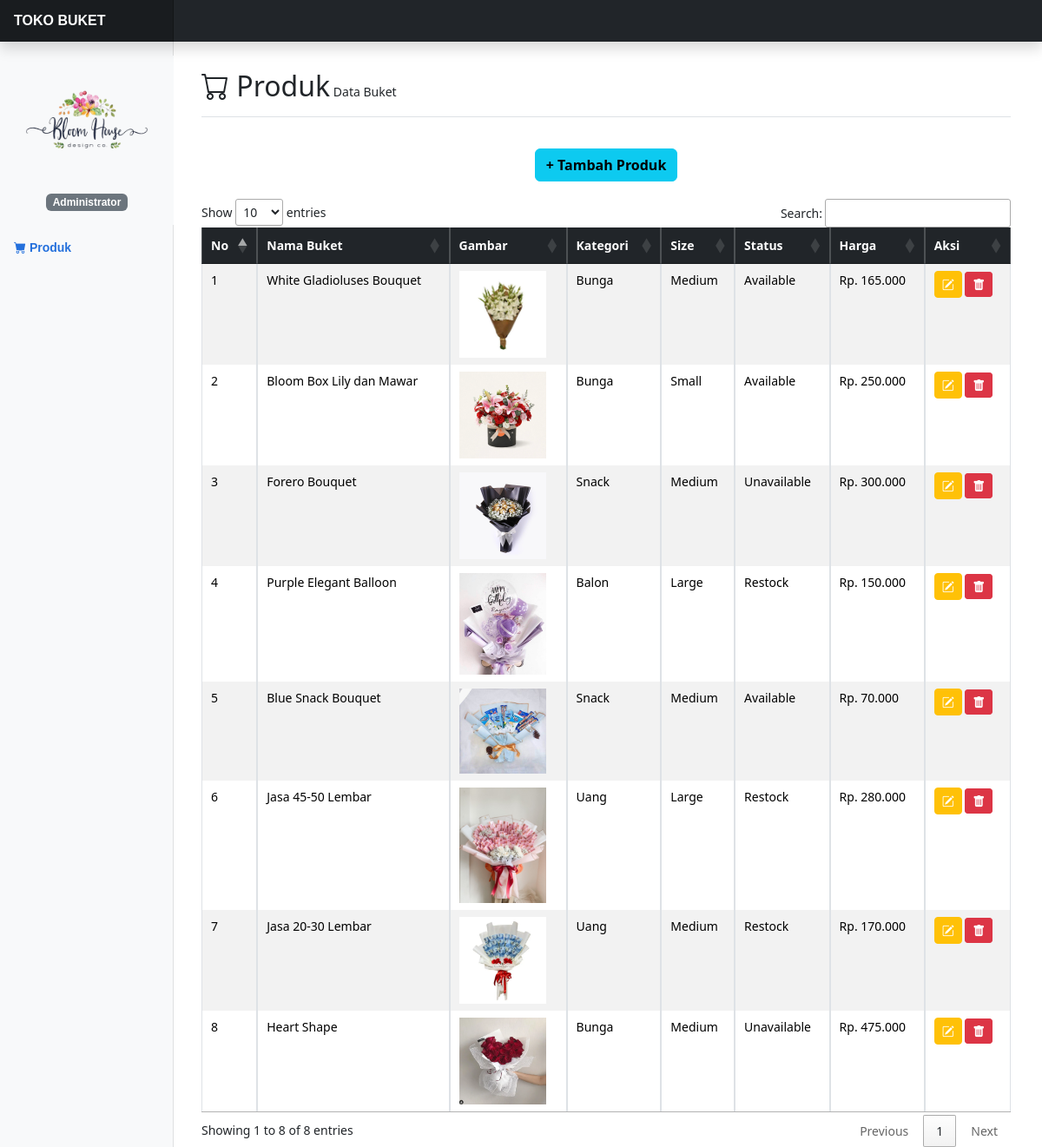
The app's page /admin/index.php with its own data.
### tables this page shows
CREATE TABLE `buket` (
  `id_buket` int(11) NOT NULL,
  `nama_buket` varchar(100) NOT NULL,
  `gambar` text NOT NULL,
  `id_kategori` int(11) NOT NULL,
  `id_sizebuket` int(11) NOT NULL,
  `id_status` int(11) NOT NULL,
  `harga` decimal(10,2) NOT NULL
);

CREATE TABLE `kategori` (
  `id_kategori` int(11) NOT NULL,
  `nama_kategori` enum('Bunga','Balon','Uang','Snack') NOT NULL
);

CREATE TABLE `sizebuket` (
  `id_sizebuket` int(11) NOT NULL,
  `nama_size` enum('Small','Medium','Large') NOT NULL
);

CREATE TABLE `status` (
  `id_status` int(11) NOT NULL,
  `nama_status` enum('Available','Restock','Unavailable') NOT NULL
);

### admin/index.php (the view, shortened to what this page needs)
<?php
include 'main.php';
?>
<div class="container-fluid">
    <div class="row">
        <div class="position-sticky pt-3 sidebar-sticky">
            <nav id="sidebarMenu" class="col-md-3 col-lg-2 d-md-block bg-light sidebar collapse">
                <div class="position-sticky pt-3 sidebar-sticky">
                    <div class="align-items-center bg-light text-white">
                        <img class="img-account-profile rounded-circle mb-2" style="display:block; margin:auto;" src="assets/img/logo/logo1.png" style="text-align: center" width="150">
                        <h6 class="text-center pb-3" style="font-family: Verdana, Geneva, Tahoma, sans-serif;">
                            <span class="badge bg-secondary">Administrator</span>
                        </h6>
                    </div>
                    <ul class="nav flex-column">
                        <li class="nav-item">
                            <a class="nav-link active" href="index.php" style="font-family: Verdana, Geneva, Tahoma, sans-serif;font-size: 14px;">
                                <i class="bi-cart-fill"></i>
                                <b>Produk</b>
                            </a>
                        </li>
                    </ul>
                </div>
            </nav>
            <main class="col-md-9 ms-sm-auto col-lg-10 px-md-4">
                <div class="d-flex justify-content-between flex-wrap flex-md-nowrap align-items-center pt-3 pb-2 mb-3 border-bottom">
                    <h2><i class="bi-cart"></i> Produk<small style="font-size: 14px;"> Data Buket</small></h2>
                </div>
                <?php
                include '../conn.php';
                $query = mysqli_query($conn, "SELECT * from buket as b join kategori as k on b.id_kategori = k.id_kategori join sizebuket as sb on b.id_sizebuket = sb.id_sizebuket JOIN status as s on b.id_status = s.id_status ORDER BY b.id_buket ASC;");
                ?>
                <center><a class="btn btn-info" style="margin-top: 20px;margin-bottom: 20px;" href="tambah.php"><b>+ Tambah Produk</b></a></center>
                <table class="table table-sm table-striped table-hover table-bordered" id="myTable">
                    <thead class="table-dark">
                        <tr>
                            <th>No</th>
                            <th>Nama Buket</th>
                            <th>Gambar</th>
                            <th>Kategori</th>
                            <th>Size</th>
                            <th>Status</th>
                            <th>Harga</th>
                            <th>Aksi</th>
                        </tr>
                    </thead>
                    <tbody>
                        <?php
                        if (mysqli_num_rows($query) > 0) {
                            $no = 1;
                            while ($data = mysqli_fetch_array($query)) {
                        ?>
                                <tr>
                                    <td> <?php echo $no ?></td>
                                    <td> <?php echo $data["nama_buket"] ?> </td>
                                    <td> <img src="<?php echo $data["gambar"] ?>" width="100"> </td>
                                    <td> <?php echo $data["nama_kategori"] ?> </td>
                                    <td> <?php echo $data["nama_size"] ?></td>
                                    <td> <?php echo $data["nama_status"] ?></td>
                                    <td> <?php echo "Rp. " . number_format($data["harga"], 0, ',', '.') ?></td>
                                    <td>
                                        <a href="edit.php?id_buket=<?php echo $data["id_buket"] ?>" class="btn btn-warning btn-sm text-white"><i class="bi-pencil-square"></i></a>
                                        <a href="proses_hapus.php?id_buket=<?php echo $data["id_buket"] ?>" class="btn btn-danger btn-sm d-inline" onclick="return confirm('Data Akan Dihapus?')"><i class="bi-trash-fill"></i></a>
                                    </td>
                                </tr>
                            <?php $no++;
                            }; ?>
                        <?php } ?>
                    </tbody>
                </table>
            </main>
        </div>
    </div>
</div>

### admin/main.php (shortened to what this page needs)
<!doctype html>
<html lang="en">
<head>
    <link href="https://cdn.jsdelivr.net/npm/bootstrap@5.3.2/dist/css/bootstrap.min.css" rel="stylesheet">
    <link rel="stylesheet" href="https://cdn.jsdelivr.net/npm/bootstrap-icons@1.11.1/font/bootstrap-icons.css">
    <link rel="stylesheet" href="https://cdn.datatables.net/1.13.4/css/jquery.dataTables.css">
    <link href="assets/css/dashboard.css" rel="stylesheet">
</head>
<body>
    <header class="navbar navbar-dark sticky-top bg-dark flex-md-nowrap p-0 shadow">
        <a class="navbar-brand col-md-3 col-lg-2 me-0 px-3 fs-6" href="#" style="font-family: Verdana, Geneva, Tahoma, sans-serif;"><b>TOKO BUKET</b></a>
    </header>
</body>
</html>

### admin/assets/css/dashboard.css (style rules this page uses)
body { font-size: 0.875rem; }
.sidebar { position: fixed; top: 0; bottom: 0; left: 0; z-index: 100; padding: 48px 0 0; box-shadow: inset -1px 0 0 rgba(0, 0, 0, 0.1); }
.sidebar-sticky { height: calc(100vh - 48px); overflow-x: hidden; overflow-y: auto; }
.sidebar .nav-link { font-weight: 500; color: #333; }
.sidebar .nav-link.active { color: #2470dc; }
.navbar-brand { padding-top: 0.75rem; padding-bottom: 0.75rem; background-color: rgba(0, 0, 0, 0.25); box-shadow: inset -1px 0 0 rgba(0, 0, 0, 0.25); }

### records on screen
buket: nama_buket "White Gladioluses Bouquet", gambar (picture), id_kategori.nama_kategori "Bunga", id_sizebuket.nama_size "Medium", id_status.nama_status "Available", harga "165.000"
buket: nama_buket "Bloom Box Lily dan Mawar", gambar (picture), id_kategori.nama_kategori "Bunga", id_sizebuket.nama_size "Small", id_status.nama_status "Available", harga "250.000"
buket: nama_buket "Forero Bouquet", gambar (picture), id_kategori.nama_kategori "Snack", id_sizebuket.nama_size "Medium", id_status.nama_status "Unavailable", harga "300.000"
buket: nama_buket "Purple Elegant Balloon", gambar (picture), id_kategori.nama_kategori "Balon", id_sizebuket.nama_size "Large", id_status.nama_status "Restock", harga "150.000"
buket: nama_buket "Blue Snack Bouquet", gambar (picture), id_kategori.nama_kategori "Snack", id_sizebuket.nama_size "Medium", id_status.nama_status "Available", harga "70.000"
buket: nama_buket "Jasa 45-50 Lembar", gambar (picture), id_kategori.nama_kategori "Uang", id_sizebuket.nama_size "Large", id_status.nama_status "Restock", harga "280.000"
buket: nama_buket "Jasa 20-30 Lembar", gambar (picture), id_kategori.nama_kategori "Uang", id_sizebuket.nama_size "Medium", id_status.nama_status "Restock", harga "170.000"
buket: nama_buket "Heart Shape", gambar (picture), id_kategori.nama_kategori "Bunga", id_sizebuket.nama_size "Medium", id_status.nama_status "Unavailable", harga "475.000"
